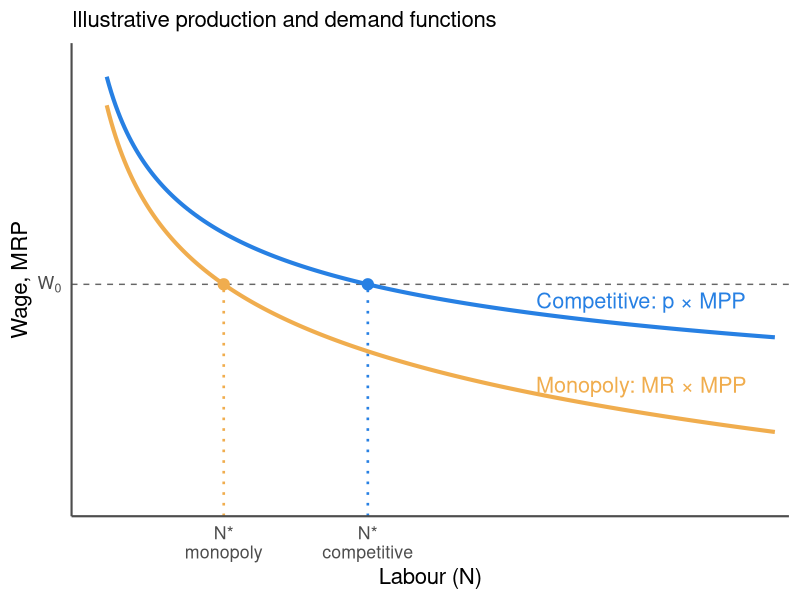
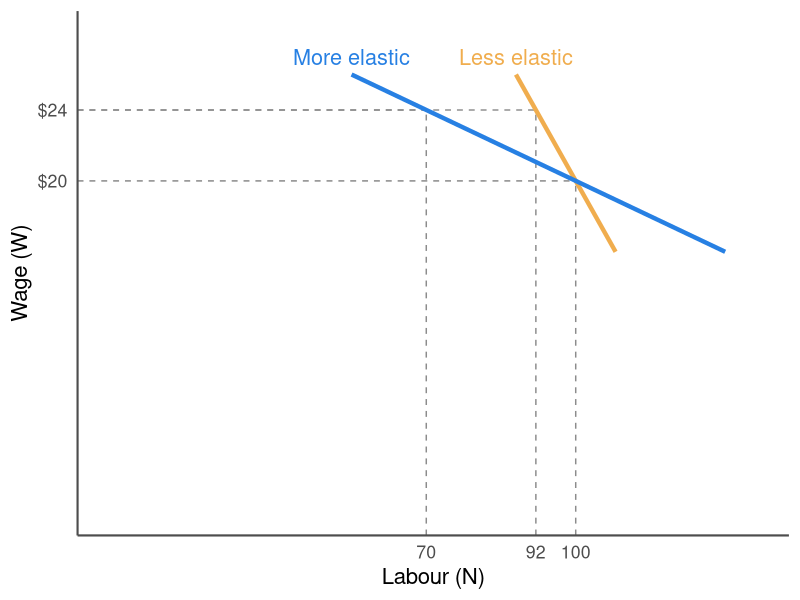
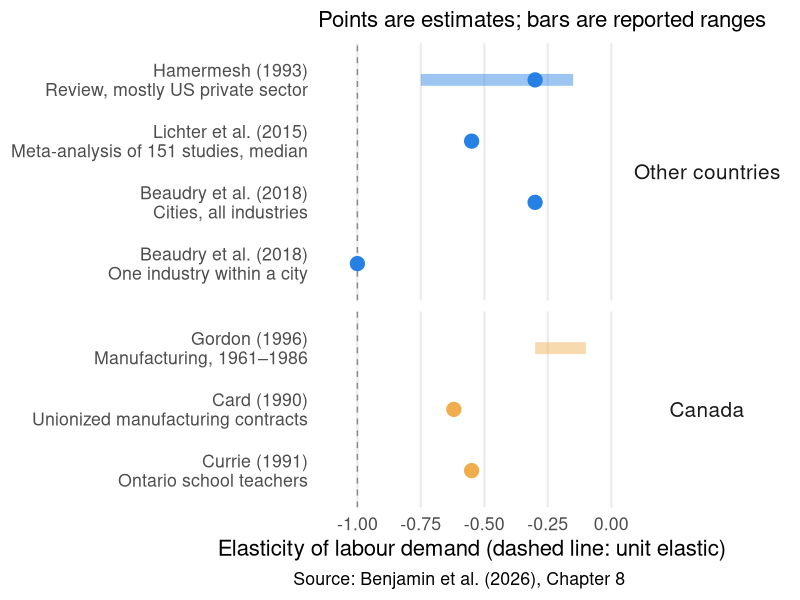

Recreate these plots in R, in order.
## ---- chunk 1
#| message: false
#| warning: false
#| fig-width: 8.4
#| fig-height: 6.6

library(tidyverse)

# Illustrative only. Output Q = 20 N^0.7, so MPP_N = 14 N^-0.3.
# A competitive firm sells every unit at p = 10. A monopolist faces demand
# p = 10 - 0.01 Q, so MR_Q = 10 - 0.02 Q.
mpp   <- function(n) 14 * n^-0.3
q     <- function(n) 20 * n^0.7
mrp_c <- function(n) 10 * mpp(n)
mrp_m <- function(n) (10 - 0.02 * q(n)) * mpp(n)
w0    <- 60
n_c   <- uniroot(function(n) mrp_c(n) - w0, c(1, 100))$root
n_m   <- uniroot(function(n) mrp_m(n) - w0, c(1, 100))$root

curves <- tibble(n = seq(2, 40, length.out = 300)) %>%
  mutate(Competitive = mrp_c(n), Monopoly = mrp_m(n)) %>%
  pivot_longer(-n, names_to = "market", values_to = "mrp")
curve_labs <- tibble(market = c("Competitive", "Monopoly"), n = c(30, 30),
                     mrp = c(mrp_c(30), mrp_m(30)),
                     lab = c("Competitive: p × MPP", "Monopoly: MR × MPP"))
stars <- tibble(n = c(n_m, n_c), market = c("Monopoly", "Competitive"))

ggplot(curves, aes(n, mrp, colour = market)) +
  geom_hline(yintercept = w0, linetype = "dashed", colour = "grey40") +
  geom_segment(data = stars, aes(x = n, xend = n, y = 0, yend = w0),
               linetype = "dotted", linewidth = 0.9) +
  geom_line(linewidth = 1.4) +
  geom_point(data = stars, aes(n, w0), size = 3.5) +
  geom_text(data = curve_labs, aes(label = lab), vjust = -0.8, hjust = 0.3, size = 5.5) +
  scale_colour_manual(values = c(Competitive = "#2780e3", Monopoly = "#f0ad4e")) +
  scale_x_continuous(breaks = c(n_m, n_c), labels = c("N*\nmonopoly", "N*\ncompetitive"),
                     limits = c(0, 40), expand = expansion(mult = c(0, 0.02))) +
  scale_y_continuous(breaks = w0, labels = expression(W[0]), limits = c(0, 120),
                     expand = expansion(mult = c(0, 0.02))) +
  labs(x = "Labour (N)", y = "Wage, MRP", subtitle = "Illustrative production and demand functions") +
  theme_minimal(base_size = 16) +
  theme(legend.position = "none", panel.grid = element_blank(),
        axis.line = element_line(colour = "grey30"))
## ---- chunk 2
#| fig-width: 8.4
#| fig-height: 6.6

# Illustrative: two demand curves through (N0 = 100, W0 = 20). The wage rises 20% to 24.
# Less elastic: slope -0.5, so N falls to 92 (-8%). More elastic: slope -4/30, so N falls to 70 (-30%).
dem <- bind_rows(
  tibble(curve = "Less elastic", n = c(88, 108)) %>% mutate(w = 20 - 0.5 * (n - 100)),
  tibble(curve = "More elastic", n = c(55, 130)) %>% mutate(w = 20 - (4 / 30) * (n - 100)))
dem_labs <- tibble(curve = c("Less elastic", "More elastic"), n = c(88, 55), w = c(26, 26))
drops <- tibble(curve = c("Less elastic", "More elastic", "Both"), n = c(92, 70, 100),
                w = c(24, 24, 20))

ggplot(dem, aes(n, w, colour = curve)) +
  geom_segment(data = drops, aes(x = 0, xend = n, y = w, yend = w),
               linetype = "dashed", colour = "grey55") +
  geom_segment(data = drops, aes(x = n, xend = n, y = 0, yend = w),
               linetype = "dashed", colour = "grey55") +
  geom_line(linewidth = 1.5) +
  geom_text(data = dem_labs, aes(label = curve), vjust = -0.6, size = 5.5) +
  scale_colour_manual(values = c("Less elastic" = "#f0ad4e", "More elastic" = "#2780e3")) +
  scale_x_continuous(breaks = c(70, 92, 100), limits = c(0, 140),
                     expand = expansion(mult = c(0, 0.02))) +
  scale_y_continuous(breaks = c(20, 24), labels = c("$20", "$24"), limits = c(0, 29),
                     expand = expansion(mult = c(0, 0.02))) +
  labs(x = "Labour (N)", y = "Wage (W)") +
  theme_minimal(base_size = 16) +
  theme(legend.position = "none", panel.grid = element_blank(),
        axis.line = element_line(colour = "grey30"))
## ---- chunk 3
#| fig-width: 13
#| fig-height: 5.6

# Estimates reported in Benjamin et al. (2026), Chapter 8. Points are point estimates
# (Hamermesh's is his "best guess"; Lichter et al.'s is the median of 151 studies);
# bars are reported ranges. Beaudry et al.'s city-industry estimate is "close to -1".
est <- read_csv("elasticity-estimates.csv", show_col_types = FALSE) %>%
  mutate(label = paste0(study, "\n", setting),
         label = fct_rev(fct_inorder(label)),
         group = factor(group, levels = c("Other countries", "Canada")))

ggplot(est, aes(y = label, colour = group)) +
  geom_vline(xintercept = -1, linetype = "dashed", colour = "grey55") +
  geom_linerange(aes(xmin = low, xmax = high), linewidth = 4, alpha = 0.45, na.rm = TRUE) +
  geom_point(aes(x = point), size = 4.5, na.rm = TRUE) +
  facet_grid(group ~ ., scales = "free_y", space = "free_y") +
  scale_colour_manual(values = c("Other countries" = "#2780e3", "Canada" = "#f0ad4e")) +
  scale_x_continuous(limits = c(-1.1, 0), breaks = seq(-1, 0, 0.25)) +
  labs(x = "Elasticity of labour demand (dashed line: unit elastic)", y = NULL,
       subtitle = "Points are estimates; bars are reported ranges",
       caption = "Source: Benjamin et al. (2026), Chapter 8") +
  theme_minimal(base_size = 16) +
  theme(legend.position = "none", panel.grid.minor = element_blank(),
        panel.grid.major.y = element_blank(), strip.text.y = element_text(angle = 0, size = 15))
